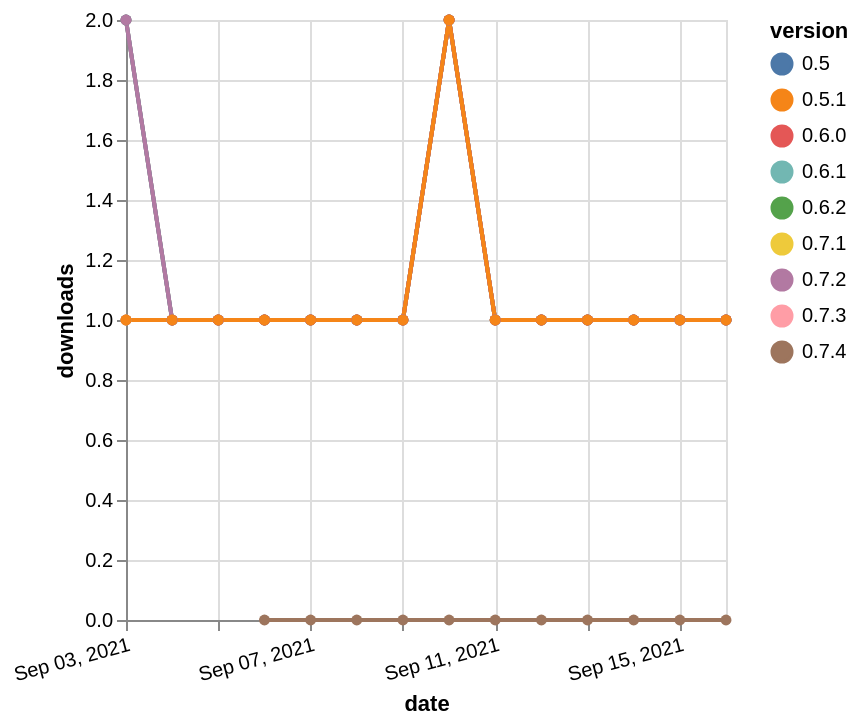

Vega-Lite specification for this chart:
### Vega-Lite specification from a JSON file in a GitHub repository (floating-point values rounded to 4 significant figures)
{"$schema": "https://vega.github.io/schema/vega-lite/v5.json", "description": "A simple bar chart with embedded data.", "data": {"values": [{"date": "2021-09-03", "total": 129, "delta": 1, "version": "0.6.1"}, {"date": "2021-09-04", "total": 130, "delta": 1, "version": "0.6.1"}, {"date": "2021-09-05", "total": 131, "delta": 1, "version": "0.6.1"}, {"date": "2021-09-06", "total": 132, "delta": 1, "version": "0.6.1"}, {"date": "2021-09-07", "total": 133, "delta": 1, "version": "0.6.1"}, {"date": "2021-09-08", "total": 134, "delta": 1, "version": "0.6.1"}, {"date": "2021-09-09", "total": 135, "delta": 1, "version": "0.6.1"}, {"date": "2021-09-10", "total": 137, "delta": 2, "version": "0.6.1"}, {"date": "2021-09-11", "total": 138, "delta": 1, "version": "0.6.1"}, {"date": "2021-09-12", "total": 139, "delta": 1, "version": "0.6.1"}, {"date": "2021-09-13", "total": 140, "delta": 1, "version": "0.6.1"}, {"date": "2021-09-14", "total": 141, "delta": 1, "version": "0.6.1"}, {"date": "2021-09-15", "total": 142, "delta": 1, "version": "0.6.1"}, {"date": "2021-09-16", "total": 143, "delta": 1, "version": "0.6.1"}, {"date": "2021-09-03", "total": 129, "delta": 2, "version": "0.6.2"}, {"date": "2021-09-04", "total": 130, "delta": 1, "version": "0.6.2"}, {"date": "2021-09-05", "total": 131, "delta": 1, "version": "0.6.2"}, {"date": "2021-09-06", "total": 132, "delta": 1, "version": "0.6.2"}, {"date": "2021-09-07", "total": 133, "delta": 1, "version": "0.6.2"}, {"date": "2021-09-08", "total": 134, "delta": 1, "version": "0.6.2"}, {"date": "2021-09-09", "total": 135, "delta": 1, "version": "0.6.2"}, {"date": "2021-09-10", "total": 137, "delta": 2, "version": "0.6.2"}, {"date": "2021-09-11", "total": 138, "delta": 1, "version": "0.6.2"}, {"date": "2021-09-12", "total": 139, "delta": 1, "version": "0.6.2"}, {"date": "2021-09-13", "total": 140, "delta": 1, "version": "0.6.2"}, {"date": "2021-09-14", "total": 141, "delta": 1, "version": "0.6.2"}, {"date": "2021-09-15", "total": 142, "delta": 1, "version": "0.6.2"}, {"date": "2021-09-16", "total": 143, "delta": 1, "version": "0.6.2"}, {"date": "2021-09-03", "total": 132, "delta": 1, "version": "0.7.1"}, {"date": "2021-09-04", "total": 133, "delta": 1, "version": "0.7.1"}, {"date": "2021-09-05", "total": 134, "delta": 1, "version": "0.7.1"}, {"date": "2021-09-06", "total": 135, "delta": 1, "version": "0.7.1"}, {"date": "2021-09-07", "total": 136, "delta": 1, "version": "0.7.1"}, {"date": "2021-09-08", "total": 137, "delta": 1, "version": "0.7.1"}, {"date": "2021-09-09", "total": 138, "delta": 1, "version": "0.7.1"}, {"date": "2021-09-10", "total": 140, "delta": 2, "version": "0.7.1"}, {"date": "2021-09-11", "total": 141, "delta": 1, "version": "0.7.1"}, {"date": "2021-09-12", "total": 142, "delta": 1, "version": "0.7.1"}, {"date": "2021-09-13", "total": 143, "delta": 1, "version": "0.7.1"}, {"date": "2021-09-14", "total": 144, "delta": 1, "version": "0.7.1"}, {"date": "2021-09-15", "total": 145, "delta": 1, "version": "0.7.1"}, {"date": "2021-09-16", "total": 146, "delta": 1, "version": "0.7.1"}, {"date": "2021-09-03", "total": 61, "delta": 2, "version": "0.7.3"}, {"date": "2021-09-04", "total": 62, "delta": 1, "version": "0.7.3"}, {"date": "2021-09-05", "total": 63, "delta": 1, "version": "0.7.3"}, {"date": "2021-09-06", "total": 64, "delta": 1, "version": "0.7.3"}, {"date": "2021-09-07", "total": 65, "delta": 1, "version": "0.7.3"}, {"date": "2021-09-08", "total": 66, "delta": 1, "version": "0.7.3"}, {"date": "2021-09-09", "total": 67, "delta": 1, "version": "0.7.3"}, {"date": "2021-09-10", "total": 69, "delta": 2, "version": "0.7.3"}, {"date": "2021-09-11", "total": 70, "delta": 1, "version": "0.7.3"}, {"date": "2021-09-12", "total": 71, "delta": 1, "version": "0.7.3"}, {"date": "2021-09-13", "total": 72, "delta": 1, "version": "0.7.3"}, {"date": "2021-09-14", "total": 73, "delta": 1, "version": "0.7.3"}, {"date": "2021-09-15", "total": 74, "delta": 1, "version": "0.7.3"}, {"date": "2021-09-16", "total": 75, "delta": 1, "version": "0.7.3"}, {"date": "2021-09-03", "total": 135, "delta": 2, "version": "0.5"}, {"date": "2021-09-04", "total": 136, "delta": 1, "version": "0.5"}, {"date": "2021-09-05", "total": 137, "delta": 1, "version": "0.5"}, {"date": "2021-09-06", "total": 138, "delta": 1, "version": "0.5"}, {"date": "2021-09-07", "total": 139, "delta": 1, "version": "0.5"}, {"date": "2021-09-08", "total": 140, "delta": 1, "version": "0.5"}, {"date": "2021-09-09", "total": 141, "delta": 1, "version": "0.5"}, {"date": "2021-09-10", "total": 143, "delta": 2, "version": "0.5"}, {"date": "2021-09-11", "total": 144, "delta": 1, "version": "0.5"}, {"date": "2021-09-12", "total": 145, "delta": 1, "version": "0.5"}, {"date": "2021-09-13", "total": 146, "delta": 1, "version": "0.5"}, {"date": "2021-09-14", "total": 147, "delta": 1, "version": "0.5"}, {"date": "2021-09-15", "total": 148, "delta": 1, "version": "0.5"}, {"date": "2021-09-16", "total": 149, "delta": 1, "version": "0.5"}, {"date": "2021-09-03", "total": 65, "delta": 2, "version": "0.7.2"}, {"date": "2021-09-04", "total": 66, "delta": 1, "version": "0.7.2"}, {"date": "2021-09-05", "total": 67, "delta": 1, "version": "0.7.2"}, {"date": "2021-09-06", "total": 68, "delta": 1, "version": "0.7.2"}, {"date": "2021-09-07", "total": 69, "delta": 1, "version": "0.7.2"}, {"date": "2021-09-08", "total": 70, "delta": 1, "version": "0.7.2"}, {"date": "2021-09-09", "total": 71, "delta": 1, "version": "0.7.2"}, {"date": "2021-09-10", "total": 73, "delta": 2, "version": "0.7.2"}, {"date": "2021-09-11", "total": 74, "delta": 1, "version": "0.7.2"}, {"date": "2021-09-12", "total": 75, "delta": 1, "version": "0.7.2"}, {"date": "2021-09-13", "total": 76, "delta": 1, "version": "0.7.2"}, {"date": "2021-09-14", "total": 77, "delta": 1, "version": "0.7.2"}, {"date": "2021-09-15", "total": 78, "delta": 1, "version": "0.7.2"}, {"date": "2021-09-16", "total": 79, "delta": 1, "version": "0.7.2"}, {"date": "2021-09-06", "total": 1, "delta": 0, "version": "0.7.4"}, {"date": "2021-09-07", "total": 10, "delta": 0, "version": "0.7.4"}, {"date": "2021-09-08", "total": 11, "delta": 0, "version": "0.7.4"}, {"date": "2021-09-09", "total": 12, "delta": 0, "version": "0.7.4"}, {"date": "2021-09-10", "total": 14, "delta": 0, "version": "0.7.4"}, {"date": "2021-09-11", "total": 15, "delta": 0, "version": "0.7.4"}, {"date": "2021-09-12", "total": 17, "delta": 0, "version": "0.7.4"}, {"date": "2021-09-13", "total": 19, "delta": 0, "version": "0.7.4"}, {"date": "2021-09-14", "total": 20, "delta": 0, "version": "0.7.4"}, {"date": "2021-09-15", "total": 21, "delta": 0, "version": "0.7.4"}, {"date": "2021-09-16", "total": 22, "delta": 0, "version": "0.7.4"}, {"date": "2021-09-03", "total": 126, "delta": 1, "version": "0.6.0"}, {"date": "2021-09-04", "total": 127, "delta": 1, "version": "0.6.0"}, {"date": "2021-09-05", "total": 128, "delta": 1, "version": "0.6.0"}, {"date": "2021-09-06", "total": 129, "delta": 1, "version": "0.6.0"}, {"date": "2021-09-07", "total": 130, "delta": 1, "version": "0.6.0"}, {"date": "2021-09-08", "total": 131, "delta": 1, "version": "0.6.0"}, {"date": "2021-09-09", "total": 132, "delta": 1, "version": "0.6.0"}, {"date": "2021-09-10", "total": 134, "delta": 2, "version": "0.6.0"}, {"date": "2021-09-11", "total": 135, "delta": 1, "version": "0.6.0"}, {"date": "2021-09-12", "total": 136, "delta": 1, "version": "0.6.0"}, {"date": "2021-09-13", "total": 137, "delta": 1, "version": "0.6.0"}, {"date": "2021-09-14", "total": 138, "delta": 1, "version": "0.6.0"}, {"date": "2021-09-15", "total": 139, "delta": 1, "version": "0.6.0"}, {"date": "2021-09-16", "total": 140, "delta": 1, "version": "0.6.0"}, {"date": "2021-09-03", "total": 127, "delta": 1, "version": "0.5.1"}, {"date": "2021-09-04", "total": 128, "delta": 1, "version": "0.5.1"}, {"date": "2021-09-05", "total": 129, "delta": 1, "version": "0.5.1"}, {"date": "2021-09-06", "total": 130, "delta": 1, "version": "0.5.1"}, {"date": "2021-09-07", "total": 131, "delta": 1, "version": "0.5.1"}, {"date": "2021-09-08", "total": 132, "delta": 1, "version": "0.5.1"}, {"date": "2021-09-09", "total": 133, "delta": 1, "version": "0.5.1"}, {"date": "2021-09-10", "total": 135, "delta": 2, "version": "0.5.1"}, {"date": "2021-09-11", "total": 136, "delta": 1, "version": "0.5.1"}, {"date": "2021-09-12", "total": 137, "delta": 1, "version": "0.5.1"}, {"date": "2021-09-13", "total": 138, "delta": 1, "version": "0.5.1"}, {"date": "2021-09-14", "total": 139, "delta": 1, "version": "0.5.1"}, {"date": "2021-09-15", "total": 140, "delta": 1, "version": "0.5.1"}, {"date": "2021-09-16", "total": 141, "delta": 1, "version": "0.5.1"}]}, "width": "container", "mark": {"type": "line", "point": {"filled": true}}, "encoding": {"x": {"field": "date", "type": "temporal", "timeUnit": "yearmonthdate", "title": "date", "axis": {"labelAngle": -15}}, "y": {"field": "delta", "type": "quantitative", "title": "downloads"}, "color": {"field": "version", "type": "nominal"}, "tooltip": {"field": "delta"}}}
